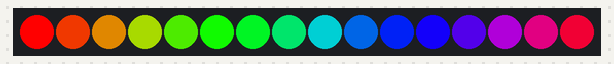
Simulated run of this sketch. Board: Arduino Uno, built with avr-gcc and run on an emulated ATmega328P. Shown: 16 RGB LEDs in strip order, left to right.

Above: at 0.15 s.
At 5.59 s:
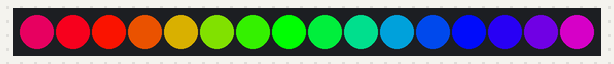
At 9.22 s:
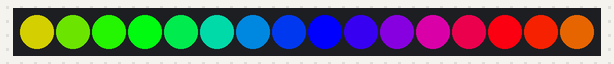
At 19.21 s:
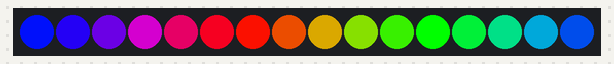
At 29.49 s:
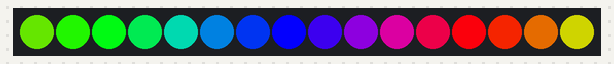
At 39.78 s:
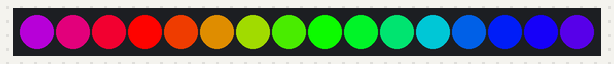

The sketch:

rainbowEffect.ino
```cpp
#include <Adafruit_NeoPixel.h> // Include the NeoPixel library

#define PIN 6           // Data pin connected to the WS2812B LED strip
#define NUMPIXELS 16    // Total number of LEDs in the strip

// Create an instance of the NeoPixel strip
Adafruit_NeoPixel strip = Adafruit_NeoPixel(NUMPIXELS, PIN, NEO_GRB + NEO_KHZ800);

void setup() {
  strip.begin();    // Initialize the LED strip
  strip.show();     // Turn off all LEDs at startup
}

void loop() {
  rainbowCycle(10); // Run the rainbow cycle animation with a delay of 10ms
}

// Function to create a continuous rainbow animation across all LEDs
void rainbowCycle(uint8_t wait) {
  uint16_t i, j;

  // Loop through 256 color values (0-255), creating a full rainbow cycle
  for (j = 0; j < 256; j++) {
    for (i = 0; i < strip.numPixels(); i++) {
      // Set each pixel to a color calculated by the Wheel function
      // The color is shifted by j to create movement
      strip.setPixelColor(i, Wheel((i * 256 / strip.numPixels() + j) & 255));
    }
    strip.show();      // Update the LED strip with new colors
    delay(wait);       // Short delay to control animation speed
  }
}

// Function to generate a color from a position in the color wheel (0–255)
uint32_t Wheel(byte WheelPos) {
  WheelPos = 255 - WheelPos;
  if (WheelPos < 85) {
    // From red to blue
    return strip.Color(255 - WheelPos * 3, 0, WheelPos * 3);
  }
  if (WheelPos < 170) {
    WheelPos -= 85;
    // From blue to green
    return strip.Color(0, WheelPos * 3, 255 - WheelPos * 3);
  }
  WheelPos -= 170;
  // From green to red
  return strip.Color(WheelPos * 3, 255 - WheelPos * 3, 0);
}
```
